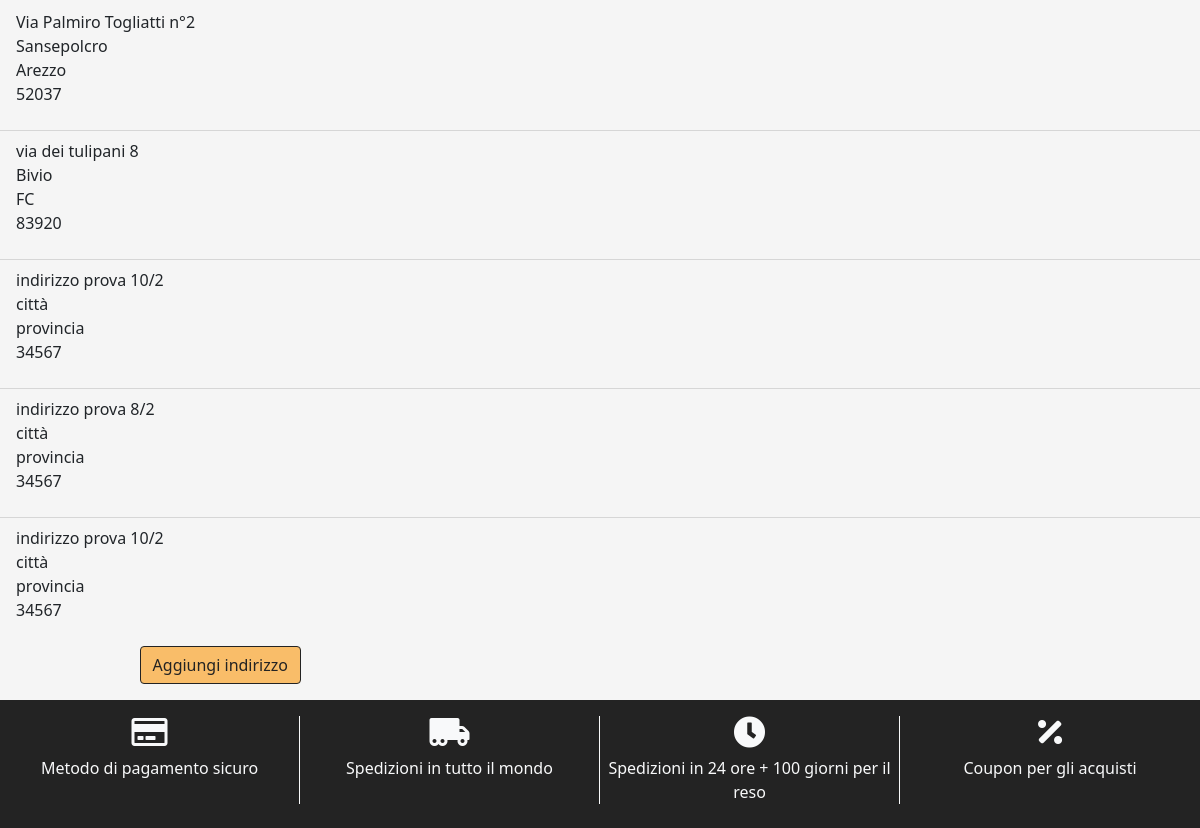
The page /login.php (signed in, lower part) on the database as committed earlier.
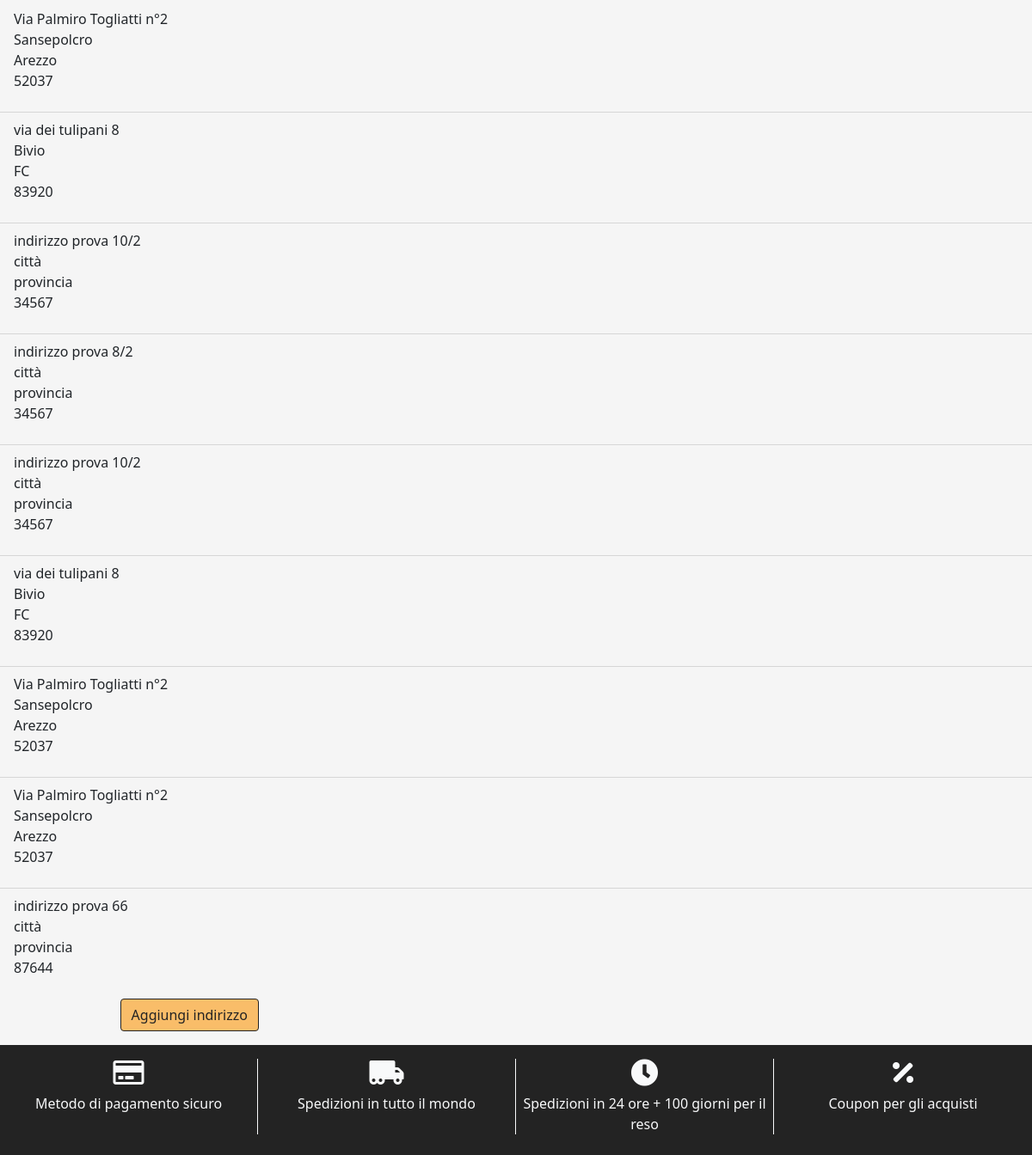
The same page on the database as committed later.
### tables this page shows
CREATE TABLE `address` (
  `idADDRESS` int(11) NOT NULL,
  `street` varchar(45) DEFAULT NULL,
  `province` varchar(45) DEFAULT NULL,
  `city` varchar(45) DEFAULT NULL,
  `zip_code` varchar(45) DEFAULT NULL,
  `name` varchar(45) DEFAULT NULL,
  `surname` varchar(45) DEFAULT NULL
);

### html/utils/functions.php (called while the page is built, shortened)
<?php
function isUserLoggedIn(){
    return !empty($_SESSION['idCUSTOMER']);
}
?>

### html/login.php (called while the page is built, shortened)
<?php
require_once 'bootstrap.php';
require 'template/base.php';
?>

### html/db/database.php (called while the page is built, shortened)
<?php
class DatabaseHelper{
    private $db;
    public function __construct($servername, $username, $password, $dbname, $port){
        $this->db = new mysqli($servername, $username, $password, $dbname, $port);
    }
    public function getAddressByCustomerID($idCUSTOMER){
      $query = "SELECT a.idADDRESS as idADDRESS, a.street as street, a.province as province, a.city as city, a.zip_code as zip_code, a.name as name, a.surname as surname
      FROM customer as cu INNER JOIN customer_address as ca ON ca.idCUSTOMER = cu.idCUSTOMER INNER JOIN address as a
      ON ca.idADDRESS = a.idADDRESS WHERE cu.idCUSTOMER=?";
      $stmt = $this->db->prepare($query);
      $stmt->bind_param('s',$idCUSTOMER);
      $stmt->execute();
      $result = $stmt->get_result();
      return $result->fetch_all(MYSQLI_ASSOC);
    }
}
?>

### html/bootstrap.php (called while the page is built, shortened)
<?php
require_once("db/database.php");
require_once("utils/functions.php");
$dbh = new DatabaseHelper("4.tcp.ngrok.io", "root", "", "climb_9c", 15989);
?>

### html/template/account_form.php (the view, shortened to what this page needs)
<?php if(!isUserLoggedIn()): ?>
  <div class="alert alert-danger text-center" role="alert">
    <a href="login.php" class="alert-link">ACCEDI PER VISUALIZZARE LE INFORMAZIONI DELL'ACCOUNT</a>
  </div>
<?php else: $addresses = $dbh->getAddressByCustomerID($_SESSION['idCUSTOMER']); ?>
<main>
  <div class="row">
    <div class="col-12">
      <div class="col-12">
        <section>
          <ul class="list-group list-group-flush">
          <?php foreach($addresses as $address): ?>
            <li class="list-group-item bg-light">
              <p><?php echo $address["street"]; ?><br/>
              <?php echo $address["city"]; ?><br/>
              <?php echo $address["province"]; ?><br/>
              <?php echo $address["zip_code"]; ?></p>
            </li>
          <?php endforeach; ?>
          </ul>
          <?php if(!isset($_GET["add_address"])): ?>
          <div class="row justify-content-center">
            <form class="" action="" method="get">
              <input id="add_address" type="submit" class="btn btn-primary" value="Aggiungi indirizzo"/>
            </form>
          </div>
          <?php endif; ?>
        </section>
      </div>
    </div>
  </div>
</main>
<?php endif; ?>

Rows that differ between the two databases and show on the page:
added address: street "via dei tulipani 8", city "Bivio", province "FC", zip_code "83920"
added address: street "Via Palmiro Togliatti n°2", city "Sansepolcro", province "Arezzo", zip_code "52037"
added address: street "Via Palmiro Togliatti n°2", city "Sansepolcro", province "Arezzo", zip_code "52037"
added address: street "indirizzo prova 66", city "città", province "provincia", zip_code "87644"
